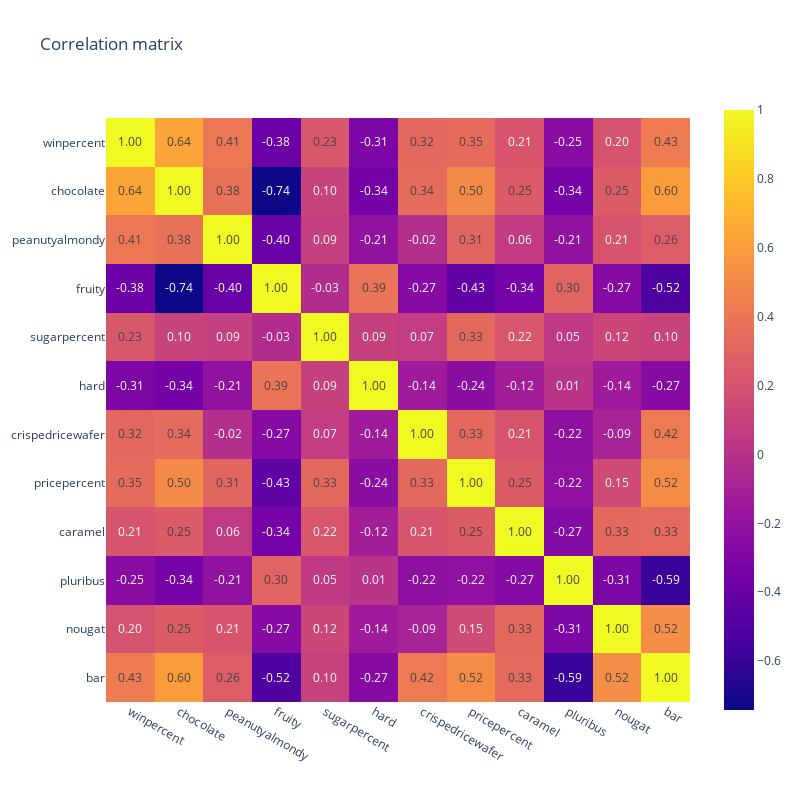

Notebook code cell kept with this figure:
### Markdown cell above
The actual correlations are shown in the correlation matrix below

### Code cell
# ordering variables for later use
order_column = ['winpercent', 'chocolate', 'peanutyalmondy', 
                'fruity', 'sugarpercent', 'hard', 
                'crispedricewafer', 'pricepercent', 'caramel', 
                'pluribus', 'nougat', 'bar']

# Correlation matrix
fig = px.imshow(df[order_column].corr(), text_auto = '.2f', width = 800, height = 800, 
                title = 'Correlation matrix')
fig.show()

### Figure 1 — Plotly figure (JSON) as saved in the notebook; plotly's stock layout.template omitted (floating-point values rounded to 4 significant figures; data arrays with more than 128 entries replaced by an {"elided": "..."} marker saying what was removed)
{"data": [{"coloraxis": "coloraxis", "hovertemplate": "x: %{x}<br>y: %{y}<br>color: %{z}<extra></extra>", "name": "0", "texttemplate": "%{z:.2f}", "type": "heatmap", "x": ["winpercent", "chocolate", "peanutyalmondy", "fruity", "sugarpercent", "hard", "crispedricewafer", "pricepercent", "caramel", "pluribus", "nougat", "bar"], "xaxis": "x", "y": ["winpercent", "chocolate", "peanutyalmondy", "fruity", "sugarpercent", "hard", "crispedricewafer", "pricepercent", "caramel", "pluribus", "nougat", "bar"], "yaxis": "y", "z": {"elided": "12x12 float values"}}], "layout": {"coloraxis": {"colorscale": [[0, "#0d0887"], [0.1111, "#46039f"], [0.2222, "#7201a8"], [0.3333, "#9c179e"], [0.4444, "#bd3786"], [0.5556, "#d8576b"], [0.6667, "#ed7953"], [0.7778, "#fb9f3a"], [0.8889, "#fdca26"], [1, "#f0f921"]]}, "height": 800, "title": {"text": "Correlation matrix"}, "width": 800, "xaxis": {"anchor": "y", "autorange": true, "constrain": "domain", "domain": [0, 1], "range": [-0.5, 11.5], "scaleanchor": "y", "type": "category"}, "yaxis": {"anchor": "x", "autorange": true, "constrain": "domain", "domain": [0.02903, 0.971], "range": [11.5, -0.5], "type": "category"}}}
